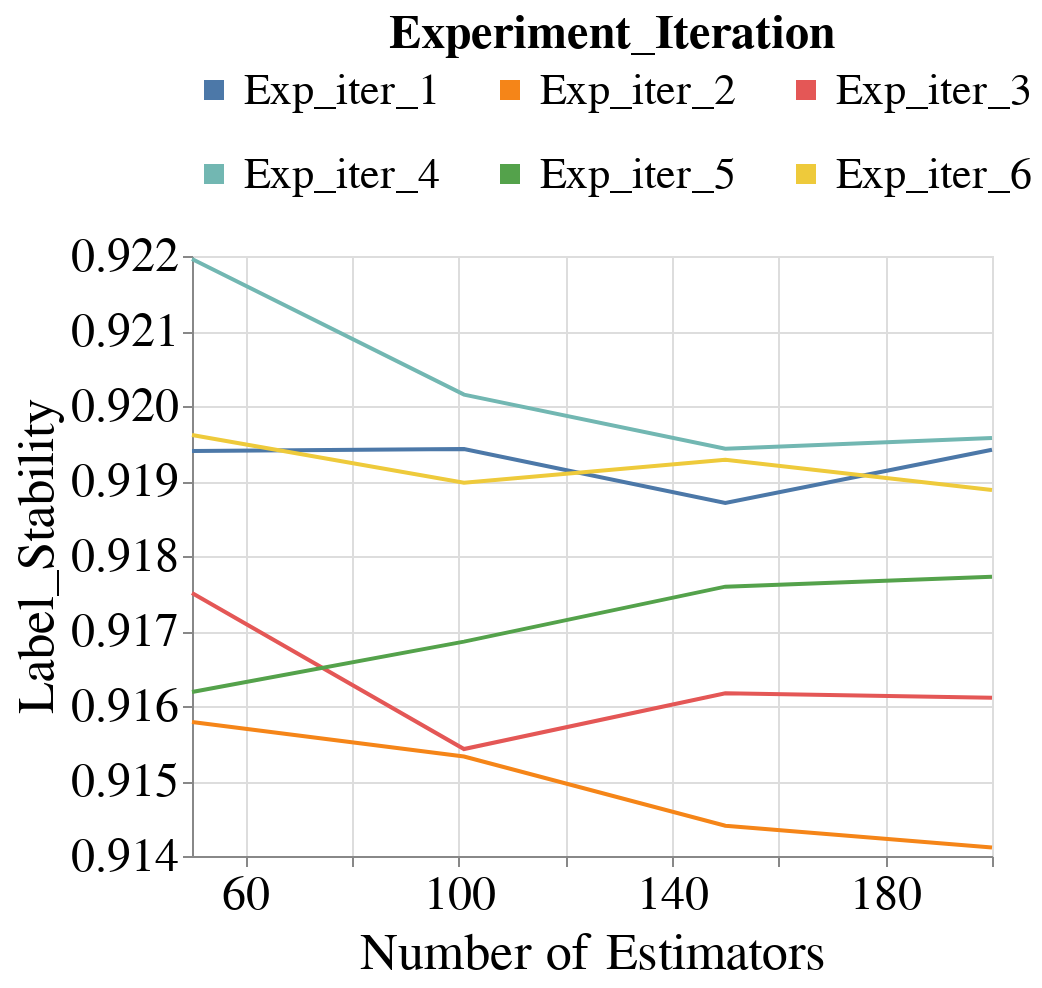

Notebook code cell kept with this figure:
### Markdown cell above
### Group metrics per experiment run

### Code cell
create_plot_for_diff_bootstrap_sizes_and_exp_run(all_subgroup_metrics_df,
                                                 dataset_name=DATASET_NAMES[0],
                                                 metric_name='Label_Stability',
                                                 model_name=MODEL_NAMES[0])

### Figure 1 — Vega-Lite specification as saved in the notebook (floating-point values rounded to 4 significant figures)
{"config": {"view": {"continuousWidth": 400, "continuousHeight": 300}, "axis": {"labelFontSize": 24, "labelFontWeight": "normal", "titleFontSize": 26, "titleFontWeight": "normal"}, "legend": {"columns": 3, "direction": "horizontal", "labelFontSize": 22, "labelLimit": 400, "orient": "top", "symbolStrokeWidth": 10, "titleAnchor": "middle", "titleFontSize": 24, "titleLimit": 300}, "title": {"fontSize": 22}}, "data": {"name": "data-e4746a21bd901b805d90ede852d4b371"}, "mark": "line", "encoding": {"color": {"field": "Experiment_Iteration", "type": "nominal"}, "x": {"field": "Num_Estimators", "scale": {"domain": [50, 200], "nice": false, "zero": false}, "title": "Number of Estimators", "type": "quantitative"}, "y": {"aggregate": "mean", "field": "Metric_Value", "scale": {"zero": false}, "title": "Label_Stability", "type": "quantitative"}}, "$schema": "https://vega.github.io/schema/vega-lite/v4.17.0.json", "datasets": {"data-e4746a21bd901b805d90ede852d4b371": [{"Metric": "Label_Stability", "Model_Name": "RandomForestClassifier", "Dataset_Name": "Folktables_CA_2018_Income", "Num_Estimators": 50, "Record_Create_Date_Time": "2024-02-24T15:56:18.751000", "Session_Uuid": "f12c5c59-e58a-4f5a-bc5b-e33f81189fd7", "Experiment_Iteration": "Exp_iter_1", "Dataset_Split_Seed": 100, "Fair_Intervention_Params_Lst": "[0.0]", "Intervention_Param": 0.0, "Run_Start_Date_Time": "2024-02-24T15:47:09.491000", "Subgroup": "overall", "Metric_Value": 0.9194}, {"Metric": "Label_Stability", "Model_Name": "RandomForestClassifier", "Dataset_Name": "Folktables_CA_2018_Income", "Num_Estimators": 50, "Record_Create_Date_Time": "2024-02-24T16:22:05.351000", "Session_Uuid": "f12c5c59-e58a-4f5a-bc5b-e33f81189fd7", "Experiment_Iteration": "Exp_iter_2", "Dataset_Split_Seed": 200, "Fair_Intervention_Params_Lst": "[0.0]", "Intervention_Param": 0.0, "Run_Start_Date_Time": "2024-02-24T16:12:38.307000", "Subgroup": "overall", "Metric_Value": 0.9158}, {"Metric": "Label_Stability", "Model_Name": "RandomForestClassifier", "Dataset_Name": "Folktables_CA_2018_Income", "Num_Estimators": 50, "Record_Create_Date_Time": "2024-02-24T16:23:55.740000", "Session_Uuid": "f12c5c59-e58a-4f5a-bc5b-e33f81189fd7", "Experiment_Iteration": "Exp_iter_4", "Dataset_Split_Seed": 400, "Fair_Intervention_Params_Lst": "[0.0]", "Intervention_Param": 0.0, "Run_Start_Date_Time": "2024-02-24T16:14:35.126000", "Subgroup": "overall", "Metric_Value": 0.922}, {"Metric": "Label_Stability", "Model_Name": "RandomForestClassifier", "Dataset_Name": "Folktables_CA_2018_Income", "Num_Estimators": 50, "Record_Create_Date_Time": "2024-02-24T16:31:34.018000", "Session_Uuid": "f12c5c59-e58a-4f5a-bc5b-e33f81189fd7", "Experiment_Iteration": "Exp_iter_3", "Dataset_Split_Seed": 300, "Fair_Intervention_Params_Lst": "[0.0]", "Intervention_Param": 0.0, "Run_Start_Date_Time": "2024-02-24T16:22:06.233000", "Subgroup": "overall", "Metric_Value": 0.9175}, {"Metric": "Label_Stability", "Model_Name": "RandomForestClassifier", "Dataset_Name": "Folktables_CA_2018_Income", "Num_Estimators": 50, "Record_Create_Date_Time": "2024-02-24T16:33:13.931000", "Session_Uuid": "f12c5c59-e58a-4f5a-bc5b-e33f81189fd7", "Experiment_Iteration": "Exp_iter_5", "Dataset_Split_Seed": 500, "Fair_Intervention_Params_Lst": "[0.0]", "Intervention_Param": 0.0, "Run_Start_Date_Time": "2024-02-24T16:23:57.349000", "Subgroup": "overall", "Metric_Value": 0.9162}, {"Metric": "Label_Stability", "Model_Name": "RandomForestClassifier", "Dataset_Name": "Folktables_CA_2018_Income", "Num_Estimators": 50, "Record_Create_Date_Time": "2024-02-24T16:42:30.408000", "Session_Uuid": "f12c5c59-e58a-4f5a-bc5b-e33f81189fd7", "Experiment_Iteration": "Exp_iter_6", "Dataset_Split_Seed": 600, "Fair_Intervention_Params_Lst": "[0.0]", "Intervention_Param": 0.0, "Run_Start_Date_Time": "2024-02-24T16:33:15.280000", "Subgroup": "overall", "Metric_Value": 0.9196}, {"Metric": "Label_Stability", "Model_Name": "RandomForestClassifier", "Dataset_Name": "Folktables_CA_2018_Income", "Num_Estimators": 101, "Record_Create_Date_Time": "2024-02-24T16:37:30.256000", "Session_Uuid": "d9a91e93-d876-40fe-98be-41ec023e789f", "Experiment_Iteration": "Exp_iter_1", "Dataset_Split_Seed": 100, "Fair_Intervention_Params_Lst": "[0.0]", "Intervention_Param": 0.0, "Run_Start_Date_Time": "2024-02-24T16:17:02.907000", "Subgroup": "overall", "Metric_Value": 0.9194}, {"Metric": "Label_Stability", "Model_Name": "RandomForestClassifier", "Dataset_Name": "Folktables_CA_2018_Income", "Num_Estimators": 101, "Record_Create_Date_Time": "2024-02-24T16:38:15.529000", "Session_Uuid": "d9a91e93-d876-40fe-98be-41ec023e789f", "Experiment_Iteration": "Exp_iter_4", "Dataset_Split_Seed": 400, "Fair_Intervention_Params_Lst": "[0.0]", "Intervention_Param": 0.0, "Run_Start_Date_Time": "2024-02-24T16:19:14.752000", "Subgroup": "overall", "Metric_Value": 0.9202}, {"Metric": "Label_Stability", "Model_Name": "RandomForestClassifier", "Dataset_Name": "Folktables_CA_2018_Income", "Num_Estimators": 101, "Record_Create_Date_Time": "2024-02-24T16:56:06.997000", "Session_Uuid": "d9a91e93-d876-40fe-98be-41ec023e789f", "Experiment_Iteration": "Exp_iter_5", "Dataset_Split_Seed": 500, "Fair_Intervention_Params_Lst": "[0.0]", "Intervention_Param": 0.0, "Run_Start_Date_Time": "2024-02-24T16:38:16.381000", "Subgroup": "overall", "Metric_Value": 0.9169}, {"Metric": "Label_Stability", "Model_Name": "RandomForestClassifier", "Dataset_Name": "Folktables_CA_2018_Income", "Num_Estimators": 101, "Record_Create_Date_Time": "2024-02-24T16:56:31.109000", "Session_Uuid": "d9a91e93-d876-40fe-98be-41ec023e789f", "Experiment_Iteration": "Exp_iter_2", "Dataset_Split_Seed": 200, "Fair_Intervention_Params_Lst": "[0.0]", "Intervention_Param": 0.0, "Run_Start_Date_Time": "2024-02-24T16:37:32.273000", "Subgroup": "overall", "Metric_Value": 0.9153}, {"Metric": "Label_Stability", "Model_Name": "RandomForestClassifier", "Dataset_Name": "Folktables_CA_2018_Income", "Num_Estimators": 101, "Record_Create_Date_Time": "2024-02-24T17:14:00.415000", "Session_Uuid": "d9a91e93-d876-40fe-98be-41ec023e789f", "Experiment_Iteration": "Exp_iter_6", "Dataset_Split_Seed": 600, "Fair_Intervention_Params_Lst": "[0.0]", "Intervention_Param": 0.0, "Run_Start_Date_Time": "2024-02-24T16:56:08.482000", "Subgroup": "overall", "Metric_Value": 0.919}, {"Metric": "Label_Stability", "Model_Name": "RandomForestClassifier", "Dataset_Name": "Folktables_CA_2018_Income", "Num_Estimators": 101, "Record_Create_Date_Time": "2024-02-24T17:16:47.581000", "Session_Uuid": "d9a91e93-d876-40fe-98be-41ec023e789f", "Experiment_Iteration": "Exp_iter_3", "Dataset_Split_Seed": 300, "Fair_Intervention_Params_Lst": "[0.0]", "Intervention_Param": 0.0, "Run_Start_Date_Time": "2024-02-24T16:56:31.776000", "Subgroup": "overall", "Metric_Value": 0.9154}, {"Metric": "Label_Stability", "Model_Name": "RandomForestClassifier", "Dataset_Name": "Folktables_CA_2018_Income", "Num_Estimators": 150, "Record_Create_Date_Time": "2024-02-24T16:49:46.953000", "Session_Uuid": "c4ce3ca1-31dc-4742-9386-91112ff5ed69", "Experiment_Iteration": "Exp_iter_1", "Dataset_Split_Seed": 100, "Fair_Intervention_Params_Lst": "[0.0]", "Intervention_Param": 0.0, "Run_Start_Date_Time": "2024-02-24T16:21:02.579000", "Subgroup": "overall", "Metric_Value": 0.9187}, {"Metric": "Label_Stability", "Model_Name": "RandomForestClassifier", "Dataset_Name": "Folktables_CA_2018_Income", "Num_Estimators": 150, "Record_Create_Date_Time": "2024-02-24T16:51:35.220000", "Session_Uuid": "c4ce3ca1-31dc-4742-9386-91112ff5ed69", "Experiment_Iteration": "Exp_iter_4", "Dataset_Split_Seed": 400, "Fair_Intervention_Params_Lst": "[0.0]", "Intervention_Param": 0.0, "Run_Start_Date_Time": "2024-02-24T16:22:29.728000", "Subgroup": "overall", "Metric_Value": 0.9194}, {"Metric": "Label_Stability", "Model_Name": "RandomForestClassifier", "Dataset_Name": "Folktables_CA_2018_Income", "Num_Estimators": 150, "Record_Create_Date_Time": "2024-02-24T17:17:29.502000", "Session_Uuid": "c4ce3ca1-31dc-4742-9386-91112ff5ed69", "Experiment_Iteration": "Exp_iter_2", "Dataset_Split_Seed": 200, "Fair_Intervention_Params_Lst": "[0.0]", "Intervention_Param": 0.0, "Run_Start_Date_Time": "2024-02-24T16:49:48.735000", "Subgroup": "overall", "Metric_Value": 0.9144}, {"Metric": "Label_Stability", "Model_Name": "RandomForestClassifier", "Dataset_Name": "Folktables_CA_2018_Income", "Num_Estimators": 150, "Record_Create_Date_Time": "2024-02-24T17:19:15.604000", "Session_Uuid": "c4ce3ca1-31dc-4742-9386-91112ff5ed69", "Experiment_Iteration": "Exp_iter_5", "Dataset_Split_Seed": 500, "Fair_Intervention_Params_Lst": "[0.0]", "Intervention_Param": 0.0, "Run_Start_Date_Time": "2024-02-24T16:51:36.152000", "Subgroup": "overall", "Metric_Value": 0.9176}, {"Metric": "Label_Stability", "Model_Name": "RandomForestClassifier", "Dataset_Name": "Folktables_CA_2018_Income", "Num_Estimators": 150, "Record_Create_Date_Time": "2024-02-24T17:44:59.737000", "Session_Uuid": "c4ce3ca1-31dc-4742-9386-91112ff5ed69", "Experiment_Iteration": "Exp_iter_3", "Dataset_Split_Seed": 300, "Fair_Intervention_Params_Lst": "[0.0]", "Intervention_Param": 0.0, "Run_Start_Date_Time": "2024-02-24T17:17:30.335000", "Subgroup": "overall", "Metric_Value": 0.9162}, {"Metric": "Label_Stability", "Model_Name": "RandomForestClassifier", "Dataset_Name": "Folktables_CA_2018_Income", "Num_Estimators": 150, "Record_Create_Date_Time": "2024-02-24T17:51:00.188000", "Session_Uuid": "c4ce3ca1-31dc-4742-9386-91112ff5ed69", "Experiment_Iteration": "Exp_iter_6", "Dataset_Split_Seed": 600, "Fair_Intervention_Params_Lst": "[0.0]", "Intervention_Param": 0.0, "Run_Start_Date_Time": "2024-02-24T17:19:16.606000", "Subgroup": "overall", "Metric_Value": 0.9193}, {"Metric": "Label_Stability", "Model_Name": "RandomForestClassifier", "Dataset_Name": "Folktables_CA_2018_Income", "Num_Estimators": 200, "Record_Create_Date_Time": "2024-02-24T17:02:40.552000", "Session_Uuid": "f7c0575e-6607-4d44-a07c-0facc7afa75a", "Experiment_Iteration": "Exp_iter_1", "Dataset_Split_Seed": 100, "Fair_Intervention_Params_Lst": "[0.0]", "Intervention_Param": 0.0, "Run_Start_Date_Time": "2024-02-24T16:24:50.154000", "Subgroup": "overall", "Metric_Value": 0.9194}, {"Metric": "Label_Stability", "Model_Name": "RandomForestClassifier", "Dataset_Name": "Folktables_CA_2018_Income", "Num_Estimators": 200, "Record_Create_Date_Time": "2024-02-24T17:03:51.676000", "Session_Uuid": "f7c0575e-6607-4d44-a07c-0facc7afa75a", "Experiment_Iteration": "Exp_iter_4", "Dataset_Split_Seed": 400, "Fair_Intervention_Params_Lst": "[0.0]", "Intervention_Param": 0.0, "Run_Start_Date_Time": "2024-02-24T16:26:27.589000", "Subgroup": "overall", "Metric_Value": 0.9196}, {"Metric": "Label_Stability", "Model_Name": "RandomForestClassifier", "Dataset_Name": "Folktables_CA_2018_Income", "Num_Estimators": 200, "Record_Create_Date_Time": "2024-02-24T17:40:28.215000", "Session_Uuid": "f7c0575e-6607-4d44-a07c-0facc7afa75a", "Experiment_Iteration": "Exp_iter_2", "Dataset_Split_Seed": 200, "Fair_Intervention_Params_Lst": "[0.0]", "Intervention_Param": 0.0, "Run_Start_Date_Time": "2024-02-24T17:02:42.217000", "Subgroup": "overall", "Metric_Value": 0.9141}, {"Metric": "Label_Stability", "Model_Name": "RandomForestClassifier", "Dataset_Name": "Folktables_CA_2018_Income", "Num_Estimators": 200, "Record_Create_Date_Time": "2024-02-24T17:40:34.814000", "Session_Uuid": "f7c0575e-6607-4d44-a07c-0facc7afa75a", "Experiment_Iteration": "Exp_iter_5", "Dataset_Split_Seed": 500, "Fair_Intervention_Params_Lst": "[0.0]", "Intervention_Param": 0.0, "Run_Start_Date_Time": "2024-02-24T17:03:53.248000", "Subgroup": "overall", "Metric_Value": 0.9177}, {"Metric": "Label_Stability", "Model_Name": "RandomForestClassifier", "Dataset_Name": "Folktables_CA_2018_Income", "Num_Estimators": 200, "Record_Create_Date_Time": "2024-02-24T18:19:55.214000", "Session_Uuid": "f7c0575e-6607-4d44-a07c-0facc7afa75a", "Experiment_Iteration": "Exp_iter_6", "Dataset_Split_Seed": 600, "Fair_Intervention_Params_Lst": "[0.0]", "Intervention_Param": 0.0, "Run_Start_Date_Time": "2024-02-24T17:40:36.324000", "Subgroup": "overall", "Metric_Value": 0.9189}, {"Metric": "Label_Stability", "Model_Name": "RandomForestClassifier", "Dataset_Name": "Folktables_CA_2018_Income", "Num_Estimators": 200, "Record_Create_Date_Time": "2024-02-24T18:19:57.060000", "Session_Uuid": "f7c0575e-6607-4d44-a07c-0facc7afa75a", "Experiment_Iteration": "Exp_iter_3", "Dataset_Split_Seed": 300, "Fair_Intervention_Params_Lst": "[0.0]", "Intervention_Param": 0.0, "Run_Start_Date_Time": "2024-02-24T17:40:29.022000", "Subgroup": "overall", "Metric_Value": 0.9161}]}}
